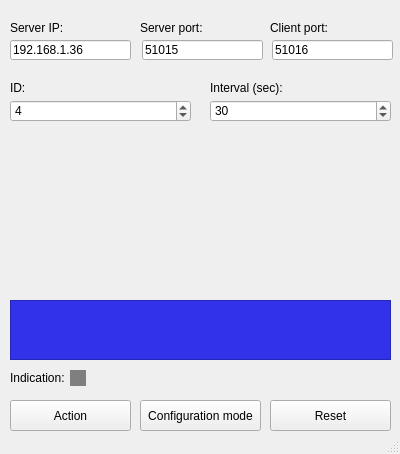
<?xml version="1.0" encoding="UTF-8"?>
<ui version="4.0">
 <class>MainWindow</class>
 <widget class="QMainWindow" name="MainWindow">
  <property name="geometry">
   <rect>
    <x>0</x>
    <y>0</y>
    <width>400</width>
    <height>454</height>
   </rect>
  </property>
  <property name="windowTitle">
   <string>PC Client Block</string>
  </property>
  <widget class="QWidget" name="centralWidget">
   <widget class="QLineEdit" name="lineEdit_ip">
    <property name="geometry">
     <rect>
      <x>10</x>
      <y>40</y>
      <width>121</width>
      <height>20</height>
     </rect>
    </property>
    <property name="text">
     <string>192.168.1.36</string>
    </property>
   </widget>
   <widget class="QLabel" name="label">
    <property name="geometry">
     <rect>
      <x>10</x>
      <y>20</y>
      <width>111</width>
      <height>16</height>
     </rect>
    </property>
    <property name="text">
     <string>Server IP:</string>
    </property>
   </widget>
   <widget class="QLabel" name="label_2">
    <property name="geometry">
     <rect>
      <x>140</x>
      <y>20</y>
      <width>111</width>
      <height>16</height>
     </rect>
    </property>
    <property name="text">
     <string>Server port:</string>
    </property>
   </widget>
   <widget class="QLineEdit" name="lineEdit_port">
    <property name="geometry">
     <rect>
      <x>142</x>
      <y>40</y>
      <width>121</width>
      <height>20</height>
     </rect>
    </property>
    <property name="text">
     <string>51015</string>
    </property>
   </widget>
   <widget class="QSpinBox" name="spinBox_id">
    <property name="geometry">
     <rect>
      <x>10</x>
      <y>100</y>
      <width>181</width>
      <height>22</height>
     </rect>
    </property>
    <property name="value">
     <number>4</number>
    </property>
   </widget>
   <widget class="QLabel" name="label_3">
    <property name="geometry">
     <rect>
      <x>10</x>
      <y>80</y>
      <width>181</width>
      <height>16</height>
     </rect>
    </property>
    <property name="text">
     <string>ID:</string>
    </property>
   </widget>
   <widget class="QPushButton" name="pushButton_listen">
    <property name="geometry">
     <rect>
      <x>270</x>
      <y>400</y>
      <width>121</width>
      <height>31</height>
     </rect>
    </property>
    <property name="text">
     <string>Reset</string>
    </property>
   </widget>
   <widget class="QLabel" name="label_4">
    <property name="geometry">
     <rect>
      <x>210</x>
      <y>80</y>
      <width>181</width>
      <height>16</height>
     </rect>
    </property>
    <property name="text">
     <string>Interval (sec):</string>
    </property>
   </widget>
   <widget class="QSpinBox" name="spinBox_interval">
    <property name="geometry">
     <rect>
      <x>210</x>
      <y>100</y>
      <width>181</width>
      <height>22</height>
     </rect>
    </property>
    <property name="minimum">
     <number>10</number>
    </property>
    <property name="maximum">
     <number>100000</number>
    </property>
    <property name="value">
     <number>30</number>
    </property>
   </widget>
   <widget class="QPushButton" name="pushButton_config">
    <property name="geometry">
     <rect>
      <x>140</x>
      <y>400</y>
      <width>121</width>
      <height>31</height>
     </rect>
    </property>
    <property name="text">
     <string>Configuration mode</string>
    </property>
   </widget>
   <widget class="QPushButton" name="pushButton_action">
    <property name="geometry">
     <rect>
      <x>10</x>
      <y>400</y>
      <width>121</width>
      <height>31</height>
     </rect>
    </property>
    <property name="text">
     <string>Action</string>
    </property>
   </widget>
   <widget class="QLineEdit" name="lineEdit_port_client">
    <property name="geometry">
     <rect>
      <x>272</x>
      <y>40</y>
      <width>121</width>
      <height>20</height>
     </rect>
    </property>
    <property name="text">
     <string>51016</string>
    </property>
   </widget>
   <widget class="QLabel" name="label_7">
    <property name="geometry">
     <rect>
      <x>270</x>
      <y>20</y>
      <width>111</width>
      <height>16</height>
     </rect>
    </property>
    <property name="text">
     <string>Client port:</string>
    </property>
   </widget>
   <widget class="QFrame" name="frame_indication">
    <property name="geometry">
     <rect>
      <x>70</x>
      <y>370</y>
      <width>16</width>
      <height>16</height>
     </rect>
    </property>
    <property name="autoFillBackground">
     <bool>false</bool>
    </property>
    <property name="styleSheet">
     <string notr="true">background-color: rgb(127, 127, 127);
border: 1px white;
border: 20px;</string>
    </property>
    <property name="frameShape">
     <enum>QFrame::StyledPanel</enum>
    </property>
    <property name="frameShadow">
     <enum>QFrame::Sunken</enum>
    </property>
   </widget>
   <widget class="QLabel" name="label_8">
    <property name="geometry">
     <rect>
      <x>10</x>
      <y>370</y>
      <width>61</width>
      <height>16</height>
     </rect>
    </property>
    <property name="text">
     <string>Indication:</string>
    </property>
   </widget>
   <widget class="QWidget" name="widget_clientactions" native="true">
    <property name="geometry">
     <rect>
      <x>10</x>
      <y>135</y>
      <width>181</width>
      <height>151</height>
     </rect>
    </property>
    <layout class="QVBoxLayout" name="verticalLayout">
     <property name="spacing">
      <number>0</number>
     </property>
     <property name="leftMargin">
      <number>0</number>
     </property>
     <property name="topMargin">
      <number>0</number>
     </property>
     <property name="rightMargin">
      <number>0</number>
     </property>
     <property name="bottomMargin">
      <number>0</number>
     </property>
    </layout>
   </widget>
   <widget class="QWidget" name="widget_clientsensors" native="true">
    <property name="geometry">
     <rect>
      <x>210</x>
      <y>135</y>
      <width>181</width>
      <height>151</height>
     </rect>
    </property>
    <layout class="QVBoxLayout" name="verticalLayout_2">
     <property name="spacing">
      <number>0</number>
     </property>
     <property name="leftMargin">
      <number>0</number>
     </property>
     <property name="topMargin">
      <number>0</number>
     </property>
     <property name="rightMargin">
      <number>0</number>
     </property>
     <property name="bottomMargin">
      <number>0</number>
     </property>
    </layout>
   </widget>
   <widget class="QLabel" name="label_lcd">
    <property name="geometry">
     <rect>
      <x>10</x>
      <y>300</y>
      <width>381</width>
      <height>60</height>
     </rect>
    </property>
    <property name="maximumSize">
     <size>
      <width>381</width>
      <height>60</height>
     </size>
    </property>
    <property name="font">
     <font>
      <pointsize>15</pointsize>
      <weight>75</weight>
      <bold>true</bold>
      <kerning>true</kerning>
     </font>
    </property>
    <property name="styleSheet">
     <string notr="true">background-color: rgb(50, 50, 235);
color: rgb(255, 255, 127);</string>
    </property>
    <property name="frameShape">
     <enum>QFrame::StyledPanel</enum>
    </property>
    <property name="frameShadow">
     <enum>QFrame::Raised</enum>
    </property>
    <property name="text">
     <string/>
    </property>
    <property name="alignment">
     <set>Qt::AlignLeading|Qt::AlignLeft|Qt::AlignTop</set>
    </property>
    <property name="wordWrap">
     <bool>true</bool>
    </property>
    <property name="textInteractionFlags">
     <set>Qt::TextSelectableByMouse</set>
    </property>
   </widget>
  </widget>
  <widget class="QStatusBar" name="statusBar"/>
 </widget>
 <layoutdefault spacing="6" margin="11"/>
 <resources/>
 <connections/>
</ui>
